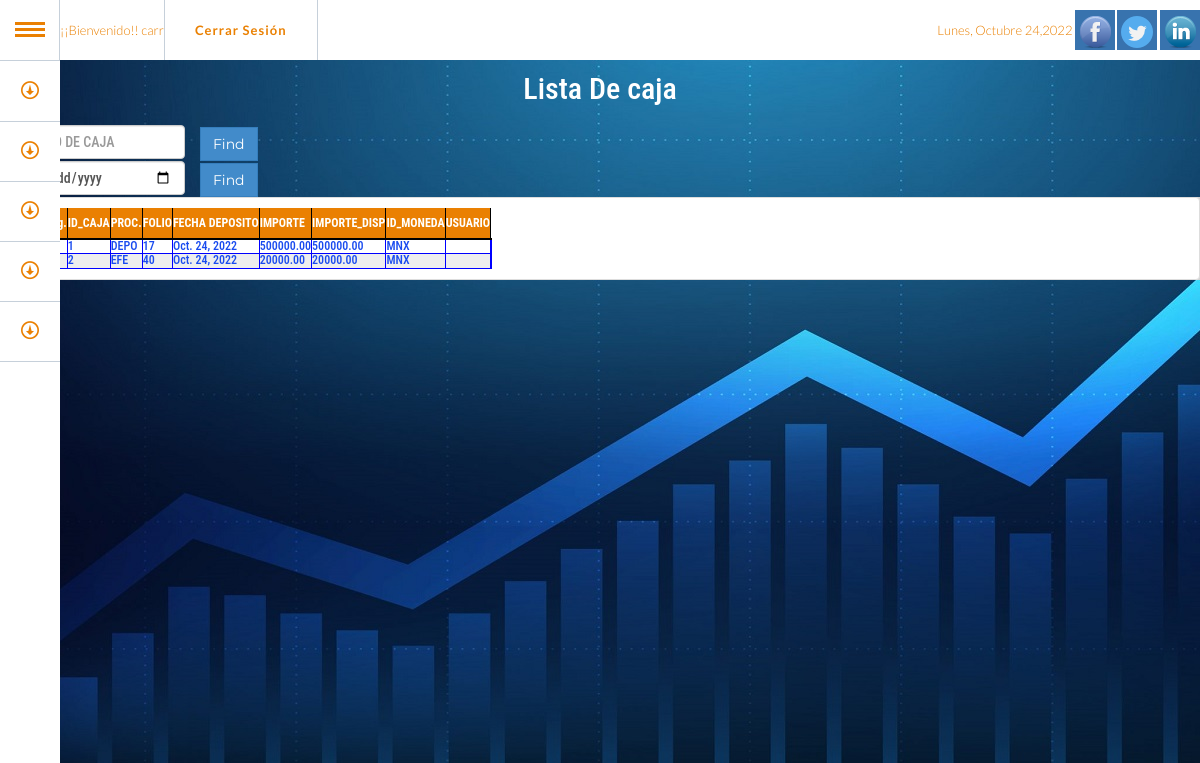
The app's page /list_caja/ (signed in) with its own data.
### teso/models.py (models this page shows, shortened)
class Caja(models.Model):
    ID_CAJA = models.AutoField(primary_key=True, unique=True)
    SERIE = models.CharField(max_length=10 , default="")
    FOLIO = models.CharField(max_length=30 , default="")
    FECHA_DEPOSITO = models.DateField(auto_now_add=True)
    IMPORTE = models.DecimalField(default=0.00, max_digits=19, decimal_places=2)
    IMPORTE_DISP = models.DecimalField(default=0.00, max_digits=19, decimal_places=2)
    ID_MONEDA = models.ForeignKey(Monedas, on_delete=models.RESTRICT, null=False)
    usuario = UserForeignKey(auto_user_add=True,related_name='+')
    class Meta:
        constraints = [
            UniqueConstraint(fields=["SERIE","FOLIO"], name='unique_caja')
        ]
    class Meta:
        ordering = ["-FECHA_DEPOSITO"]

### fac/models.py (models this page shows)
class Monedas(models.Model):
    ID_MONEDA = models.AutoField(primary_key=True, unique=True)
    NOMBRE = models.CharField(max_length=9 , unique=True, default="")
    usuario = models.ForeignKey(User, on_delete=models.CASCADE,)
    class Meta:
        ordering = ["NOMBRE"]
    def __str__(self):
        return self.NOMBRE

### teso/views.py (the view)
# urls.py: path('list_caja/', views.list_caja_view, name='list-caja'), # Funcion
def list_caja_view(request):
    caja = Caja.objects.all()
    page = request.GET.get('page', 1)
    paginator = Paginator(caja, 20)
    try:
        caja_list = paginator.page(page)
    except PageNotAnInteger:
        caja_list = paginator.page(1)
    except EmptyPage:
        caja_list = paginator.page(paginator.num_pages)
    return render(request, 'teso/list_caja.html', {'caja_list': caja_list})

### templates/teso/list_caja.html (shortened to what this page needs)
{% extends 'comm/base.html' %}
{% load i18n %}
{% block bodyini %}
<h2 style="color: #fff; text-align: center">Lista De caja<h2>
    {% if user.is_authenticated %}
    <section>
    <form action="{% url 'find-caja' %}" method="get">
        <div class="col-xs-2">
            <input type="text" class="form-control" name="query" placeholder="FOLIO DE CAJA" />
        </div>
            <button type="submit" class="btn btn-primary">Find</button>
    </form>
    <form action="{% url 'find-caja-f' %}" method="get" >
        <div class="col-xs-2">
            <input type="date"  class="form-control date-picker"  name="query_f" id="id-date-picker-1" type="text" data-date-format="dd-mm-yyyy" placeholder="Fecha Del Depósito" />
        </div>
            <button type="submit" class="btn btn-primary">Find</button>
    </form>
</section>
    {% include "teso/table_caja.html" %}
    {% endif %}
{% endblock %}

### templates/comm/headernav.html (shortened to what this page needs)
{% load static %}
{% block header %}
	<header id="inicio">
            <div class="container" >
                <ul id="gn-menu" class="gn-menu-main">
                    <li class="gn-trigger">
                        <a class="gn-icon gn-icon-menu"><span>Menu</span></a>
                        {% block acceso %}
                        {% if user.is_authenticated %}
                             <nav class="gn-menu-wrapper">
                                <div class="gn-scroller">
                                    <ul class="gn-menu">
                                        <li>
                                            <a href="#admin" class="gn-icon gn-icon-download">Facturación</a>
                                    </li>
                                    <li>
                                        <a href="#about" class="gn-icon gn-icon-download">Operaciones</a>
                                    </li>
                                    <li><a href="#service" class="gn-icon gn-icon-download">Tesoreria</a>
                                    </li>
                                    <li><a href="#works" class="gn-icon gn-icon-download">Desarrollos</a></li>
                                    <li>
                                        <a href="#contact" class="gn-icon gn-icon-download">Contacto</a>
                                    </li>
                                    </ul>
                                </div>
                            </nav>
                         {% endif %}
                        </li>
                        {% if user.is_authenticated %}
                        <li>
                            ¡¡Bienvenido!! {{ user.username }}
                        </li>
                        <li>
                        <a href="/logout">Cerrar Sesión</a>
                        </li>
                        {% endif %}
                        {% endblock %}
                        <li class="hidden-xs">
                            <ul class="company-social">
                                <li  >
                                 </li>
                                <li class="social-facebook"><a href="#" > <img src="{% static 'img/facebook_32.png' %}" ></a></li>
                                <li class="social-facebook"><a href="#" > <img src="{% static 'img/twitter_32.png' %}" > </a></li>
                                <li class="social-facebook"><a href="#" > <img src="{% static 'img/linkedin_32.png' %}" > </a></li>
                            </ul>
                        </li>
                    </ul>
            </div>
    </header>
{% endblock %}

### templates/teso/table_caja.html (shortened to what this page needs)
<div id='list_caja'>
    <div style="background-color:LightGray;color:black;font-size:12px;">
    <li class="list-group-item d-flex justify-content-between align-items-center">
    <table>
        <thead>
            <tr>
              <th>Num. Reg.</th>
              <th>ID_CAJA</th>
              <th>PROC.</th>
              <th>FOLIO</th>
              <th>FECHA DEPOSITO</th>
              <th>IMPORTE</th>
              <th>IMPORTE_DISP</th>
              <th>ID_MONEDA</th>
              <th>USUARIO</th>
            </tr>
        </thead>
    <tbody hx-target="closest tr">
    {% for caja in caja_list %}
    <tr>
        <td>{{ forloop.counter }}</td>
        <td>{{ caja.ID_CAJA }}</td>
        <td>{{ caja.SERIE }}</td>
        <td>{{ caja.FOLIO }}</td>
        <td>{{ caja.FECHA_DEPOSITO }}</td>
        <td>{{ caja.IMPORTE }}</td>
        <td>{{ caja.IMPORTE_DISP }}</td>
        <td>{{ caja.ID_MONEDA }}</td>
        <td>{{ caja.usuario }}</td>
      </tr>
    </li>
      </div>
      {% empty %}
      <tr>
        <td colspan="2">
          No invoice on this page.
        </td>
      </tr>
    {% endfor %}

### static/css/estilos.css (style rules this page uses)
#inicio { background: rgba(0, 0, 0, 1); color: #fff; }

### static/css/style.css (style rules this page uses)
body { width: 100%; height: 100%; font-family: 'Lato',helvetica; font-weight: 300; color: #666; padding: 0 0 0px; margin: 0; }
html { width: 100%; height: 100%; position:relative; min-height:100%; }
a { color: #28c3ab; background-color: red -webkit-transition: all .2s ease-in-out; -moz-transition: all .2s ease-in-out; transition: all .2s ease-in-out; }
.gn-menu-main, .gn-menu-main ul { margin: 0; padding: 0; background: #fff; color: #ea8002; list-style: none; text-transform: none; font-weight: 300; font-family: 'Lato', Arial, helvetica; line-height: 60px; z-index:150; }
.gn-menu-main { position: fixed; top: 0; left: 0; width: 100%; height: 60px; font-size: 13px; }
.gn-menu-main a { display: block; height: 100%; color: #ea8002; text-decoration: none; cursor: pointer; }
.gn-menu-main > li { display: block; float: left; height: 100%; border-right: 1px solid #c6d0da; text-align: center; }
.gn-menu-main li.gn-trigger { position: relative; width: 60px; -webkit-touch-callout: none; -webkit-user-select: none; -khtml-user-select: none; -moz-user-select: none; -ms-user-select: none; user-select: none; }
.gn-menu-main > li:last-child { float: right; border-right: none; }
.gn-menu-main > li > a { padding: 0 30px; letter-spacing: 1px; font-weight: bold; }
.gn-menu-main:after { display: table; clear: both; content: ""; }
.gn-menu-wrapper { position: fixed; top: 60px; bottom: 0; left: 0; overflow: hidden; width: 60px; border-top: 1px solid #c6d0da; background: white; -webkit-transform: translateX(-60px); -moz-transform: translateX(-60px); transform: translateX(-60px); -webkit-transition: -webkit-transform 0.3s, width 0.3s; -moz-transition: -moz-transform 0.3s, width 0.3s; transition: transform 0.3s, width 0.3s; }
.gn-scroller { position: absolute; overflow-y: scroll; width: 370px; height: 100%; }
.gn-menu { border-bottom: 1px solid #c6d0da; text-align: left; font-size: 18px; }
.gn-menu li:not(:first-child), .gn-menu li li { box-shadow: inset 0 1px #c6d0da }
.gn-icon::before { display: inline-block; width: 60px; text-align: center; text-transform: none; font-weight: normal; font-style: normal; font-variant: normal; font-family: 'ecoicons'; line-height: 1; speak: none; -webkit-font-smoothing: antialiased; }
.gn-icon-download::before { content: "\e007" }
.gn-icon-menu::before { margin-left: -15px; vertical-align: -2px; width: 30px; height: 3px; background: #ea8002; box-shadow: 0 3px white, 0 -6px #ea8002, 0 -9px white, 0 -12px #ea8002; content: ''; }
.gn-menu-wrapper.gn-open-all, .gn-menu-wrapper.gn-open-part { -webkit-transform: translateX(0px); -moz-transform: translateX(0px); transform: translateX(0px); }
.company-social { margin-left: 0; padding-left: 0; margin-top: 10px; }
.company-social { text-align: left; }
.company-social li { display: inline-block; margin:0 !important; padding:0; }
.company-social a { margin:0; padding:0; display: block; width: 40px; height: 40px; line-height: 40px; text-align: center; background: #3bbec0; color: #fff; -webkit-transition: background .3s ease-in-out; transition: background .3s ease-in-out; }
.company-social .social-facebook a { background: #3873ae; }
.btn { border-radius: 0; font-family: Montserrat,helvetica; font-weight: 400; -webkit-transition: all .3s ease-in-out; -moz-transition: all .3s ease-in-out; transition: all .3s ease-in-out; }
thead th { height: 30px; line-height: 30px; text-align: left; }
tbody { border-top: 2px solid black; }
th { border-right: 1px solid black; }
tr:nth-child(even) { background-color: #eee; }
tr:nth-child(odd) { background-color:#fff; }
td { border:1px solid blue; padding:auto; text-align:left; color:#194bef }
th { background-color: #ea8002; color: white; text-align:center; }

### static/css/custom-style.css (style rules this page uses)
* { padding:0; margin:0; box-sizing:border-box; }
:root { --main-font-family:'Roboto Condensed', sans-serif; --main-bg-color:#1e39e6; --main-color:#f8f8f5; --main-bg-img:url('../img/F_MODAL.jpg'); }
body { position: absolute; max-width: 100%; top: 0; bottom: 0; overflow-x: hidden; font-family: var(--main-font-family); color: var(--main-color); border-color:var(--main-color); line-height: 1.5; }
a, u { text-decoration: none; color: var(--main-color); }

### records on screen
Caja: ID_CAJA "1", SERIE "DEPO", FOLIO "17", FECHA_DEPOSITO "Oct. 24, 2022", IMPORTE "500000.00", IMPORTE_DISP "500000.00", ID_MONEDA "MNX"
Caja: ID_CAJA "2", SERIE "EFE", FOLIO "40", FECHA_DEPOSITO "Oct. 24, 2022", IMPORTE "20000.00", IMPORTE_DISP "20000.00", ID_MONEDA "MNX"

### other values on screen
{{ user.username }} "carr"
